Frame 1 (no input): blank canvas, image omitted
Frame 60 (the mouse pressed at the canvas centre just before this capture): blank canvas, image omitted
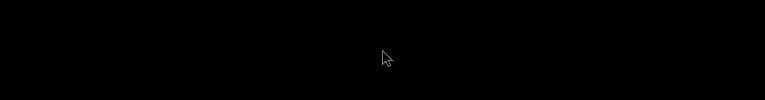
Frame 120 (the mouse held since frame 60 and released just before this capture)

The Processing sketch whose frames 1 and 60 were blank and that drew this single picture after the mouse press (run headless with seeded random() and noise(); from frame 60 on, the mouse is pressed at the canvas centre):

// Processing sketch: processing_3523
// ── processing_3523.pde

void setup(){
size(765,100);} 
void draw(){background(0);noFill();noCursor();stroke(mouseX/3);translate(mouseX,mouseY);quad(0,0,10,10,4,10,0,14);quad(6,10,8,15,6,16,3,11);stroke(1);line(3,10,5,10);}
